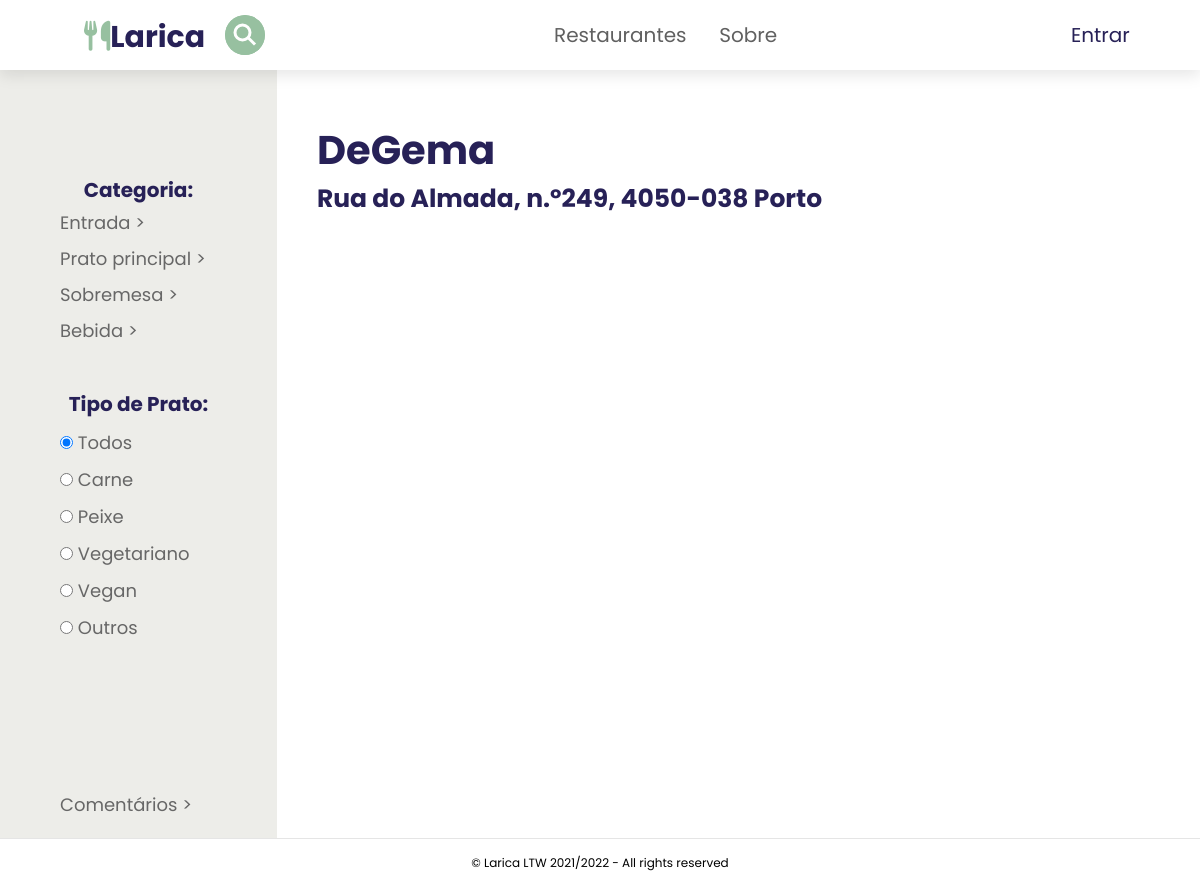
The app's page /pages/restaurant.php?id=5 with its own data.
### tables this page shows
CREATE TABLE Meal
(
    id   INTEGER PRIMARY KEY,
    name TEXT
);

CREATE TABLE TypeOfDish
(
    id   INTEGER PRIMARY KEY,
    type TEXT
);

CREATE TABLE Restaurant
(
    id      INTEGER PRIMARY KEY,
    idUser  INTEGER CONSTRAINT aa REFERENCES User (id) ON DELETE CASCADE
        ON UPDATE CASCADE,
    name    TEXT,
    address TEXT UNIQUE,
    image   INTEGER REFERENCES Images(id) default 57
);

### database/filter.class.php (called while the page is built, shortened)
<?php
class Filter {
    public function __construct(int $id, string $name)
    {
        $this->id = $id;
        $this->name=$name;
    }
    static function getFilterfromRestaurant(PDO $db, int $id)
    {
        $stmt = $db->prepare('
        SELECT name
        FROM Category, CategoryRestaurant
        where idRestaurant=? and Category.id = CategoryRestaurant.idCategory
      ');
        $stmt->execute(array($id));
        $filter = $stmt->fetch();
        return $filter['name'];
    }
    static function getMeals(PDO $db):array  {
        $stmt = $db->prepare('
        SELECT *
        FROM Meal
      ');
        $stmt->execute(array());
        $filters = array();
        while ($filter = $stmt->fetch()) {
            $filters[] = new Filter(
                $filter['id'],
                $filter['name']
            );
        }
        return $filters;
    }
    static function getTypeDish(PDO $db):array  {
        $stmt = $db->prepare('
        SELECT *
        FROM TypeOfDish
      ');
        $stmt->execute(array());
        $filters = array();
        while ($filter = $stmt->fetch()) {
            $filters[] = new Filter(
                $filter['id'],
                $filter['type']
            );
        }
        return $filters;
    }
}
?>

### database/restaurant.class.php (called while the page is built, shortened)
<?php
require_once(__DIR__ .'/../database/filter.class.php');
class Restaurant {
    public function __construct(int $id, int $idUser, string $name, string $address, int $image)
    {
        $this->name=$name;
        $this->address=$address;
    }
    static function getRestaurant(PDO $db, int $id) : Restaurant {
        $stmt = $db->prepare('SELECT *  FROM Restaurant WHERE id = ?');
        $stmt->execute(array($id));
        $restaurant = $stmt->fetch();
       $temp=  new Restaurant(
            $restaurant['id'],
            $restaurant['idUser'],
            $restaurant['name'],
            $restaurant['address'],
            $restaurant['image']
        );
        $temp->filt=Filter::getFilterfromRestaurant($db, $restaurant['id']);
        return $temp;
    }
}
?>

### pages/restaurant.php (the view, shortened to what this page needs)
<?php
require_once(__DIR__ . '/../database/restaurant.class.php');
require_once(__DIR__ . '/../database/dish.class.php');
require_once(__DIR__ . '/../database/filter.class.php');
require_once(__DIR__ . '/../templates/common.tpl.php');
$db = getDatabaseConnection();
$idRestaurant = $_GET['id'];
$restaurant = Restaurant::getRestaurant($db, intval($idRestaurant));
$filterMeals = Filter::getMeals($db);
$filterTypes = Filter::getTypeDish($db);
?>
<div class="grid-container" id="restaurantPage">
    <div class = "side">
        <div class="filters">
            <section id = "meal">
                <h2>Categoria:</h2>
                <?php foreach ($filterMeals as $item){?>
                    <a href="#<?=$item->name?>"><?=$item->name?>  > </a>
                <?php } ?>
            </section>
            <section id = "typeOfDish">
                <h2>Tipo de Prato:</h2>
                <label>
                    <input type="radio" name =typeFilter value="todos" id="<?=$idRestaurant?>" checked="checked"> Todos
                </label>
                <?php foreach ($filterTypes as $item){ ?>
                    <label>
                        <input type="radio" name ="typeFilter" id="<?=$idRestaurant?>" value=<?=$item->id?>> <?=$item->name?><i class="fa-solid fa-up-from-bracket"></i>
                    </label>
                <?php } ?>
            </section>
        </div>
        <a class="comments" href="../pages/reviews.php?id=<?=$idRestaurant?>"> Comentários > </a>
    </div>
    <div class="page" id="restaurant-page">
        <h1><?= $restaurant->name ?></h1>
        <h2><?= $restaurant->address ?></h2>
    </div>
</div>

### css/style.css (style rules this page uses)
* { padding: 0; margin:0; box-sizing: border-box; }
:root { --body-font-family: 'Poppins', sans-serif; --body-font-color: #676767; --dark-color: #272157; --light-color: #FFFF; --accent-color: #97C0A0; --section-background-color: #EDEDE9; --box-shadow: 0 0.5rem 1.5rem rgba(0, 0, 0, 0.1); }
body, input { font-family: var(--body-font-family); }
html { font-size: 62.5%; overflow-x: hidden; scroll-padding-top: 5.5rem; scroll-behavior: smooth; }
body { min-height: 100vh; }
body { display: grid; grid-template-rows: auto 1fr auto; grid-template-areas: 'header' 'main' 'footer'; }
#restaurantPage { grid-area: main; display: grid; grid-template-areas: 'side page'; grid-template-columns: .2fr 1fr; width: 100%; }
.side { grid-area: side; position: sticky; display: flex; flex-direction: column; background: var(--section-background-color); }
.side .filters { margin-top: 10rem; }
.side .comments { margin-top: 14rem; padding-bottom: 2rem; }
.side h2 { color: var(--dark-color); font-size: 20px; text-align: center; padding: 5px; }
#meal { display: flex; flex-direction: column; justify-content: space-around; margin-bottom: 30px; }
#meal a { color: var(--body-font-color); text-decoration: none; font-size: 18px; padding-top: 5px; padding-bottom: 1.5rem; line-height: 16px; }
.side a { color: var(--body-font-color); text-decoration: none; font-size: 18px; padding: 5px 2rem 5px 60px; }
#typeOfDish { display: flex; flex-direction: column; justify-content: space-around; }
#typeOfDish label { font-size: 18px; color: var(--body-font-color); padding: 5px 2rem 5px 60px; }
.page, #restaurant-page { grid-area: page; padding: 50px 2rem 4rem 4rem; }
h2 { color: var(--dark-color); font-size: 25px; }
h1 { color: var(--dark-color); font-size: 40px; }
@media (max-width: 1353px) { #restaurantPage { grid-template-columns: .3fr 1fr; } }

### records on screen
meal: name "Entrada"
meal: name "Prato principal"
meal: name "Sobremesa"
meal: name "Bebida"
typeofdish: type "Carne"
typeofdish: type "Peixe"
typeofdish: type "Vegetariano"
typeofdish: type "Vegan"
typeofdish: type "Outros"
restaurant: name "DeGema", address "Rua do Almada, n.º249, 4050-038 Porto"
